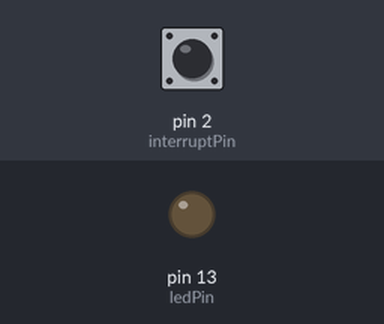
Simulated run of this sketch. Board: Arduino Uno, built with avr-gcc and run on an emulated ATmega328P. Parts: output pins drawn as LEDs (lit = HIGH). Inputs (shaded band) come from the test bench; at power-on: pin 2 (interruptPin) HIGH.

Above: at 1.2 s.
1.3 s: pin 2 (interruptPin) pulled LOW for 0.15 s
At 1.37 s:
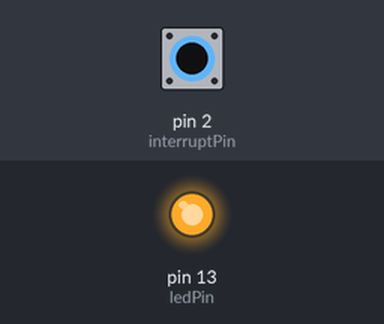
2.9 s: pin 2 (interruptPin) pulled LOW for 3.2 s
At 7.4 s:
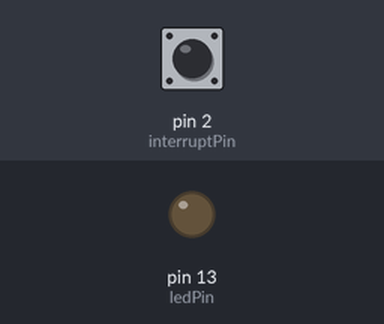
Timing chart, 0 to 8.9 s (numbered marks = the images above; inputs shaded):
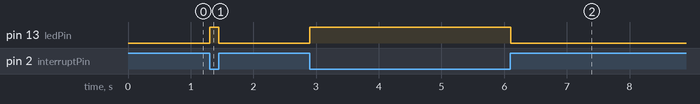

The sketch:

Interrupt_by_Binary_Semaphore_3.ino
```cpp
#include <Arduino_FreeRTOS.h>
#include <task.h>
#include <semphr.h>

const byte ledPin = 13;
const byte interruptPin = 2;

SemaphoreHandle_t interruptSemaphore;

void LedTask(void *pvParameters) {
  pinMode(ledPin, OUTPUT);
  while (1) {
    xSemaphoreTake(interruptSemaphore, portMAX_DELAY); // Chờ tín hiệu từ ngắt ngoại vi
    digitalWrite(ledPin, !digitalRead(ledPin)); // Đảo trạng thái của LED
  }
}

void setup() {
  pinMode(interruptPin, INPUT_PULLUP);
  attachInterrupt(digitalPinToInterrupt(interruptPin), interruptHandler, CHANGE);

  interruptSemaphore = xSemaphoreCreateBinary();

  xTaskCreate(LedTask, "LedTask", 100, NULL, 1, NULL);
}

void loop() {
  // Không cần thực hiện gì trong hàm loop vì công việc được thực hiện trong các nhiệm vụ.
}

void interruptHandler() {
  BaseType_t xHigherPriorityTaskWoken = pdFALSE;
  xSemaphoreGiveFromISR(interruptSemaphore, &xHigherPriorityTaskWoken);
  if (xHigherPriorityTaskWoken == pdTRUE) {
    portYIELD_FROM_ISR();
  }
}
```

Measured:
- after the input at 1.3 s, pin 13 (ledPin): LOW → HIGH at once, → LOW 0.15 s later
- after the input at 2.9 s, pin 13 (ledPin): LOW → HIGH at once, → LOW 3.2 s later
